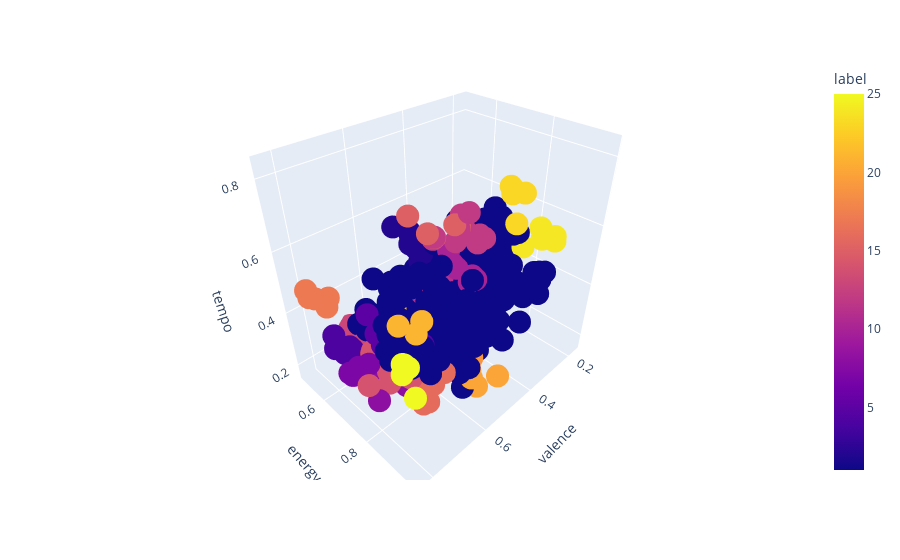

The notebook cell saved with this chart:
### Code cell
px.scatter_3d(df.loc[df["label"] > 0],
              x = "valence",
              y = "energy",
              z = "tempo",
              color = "label")

### Figure 1 — Plotly figure (JSON) as saved in the notebook; plotly's stock layout.template omitted (floating-point values rounded to 4 significant figures; data arrays with more than 128 entries replaced by an {"elided": "..."} marker saying what was removed)
{"data": [{"hovertemplate": "valence=%{x}<br>energy=%{y}<br>tempo=%{z}<br>label=%{marker.color}<extra></extra>", "legendgroup": "", "marker": {"color": {"elided": "433 int values"}, "coloraxis": "coloraxis", "symbol": "circle"}, "mode": "markers", "name": "", "scene": "scene", "showlegend": false, "type": "scatter3d", "x": {"elided": "433 float values"}, "y": {"elided": "433 float values"}, "z": {"elided": "433 float values"}}], "layout": {"coloraxis": {"colorbar": {"title": {"text": "label"}}, "colorscale": [[0, "#0d0887"], [0.1111, "#46039f"], [0.2222, "#7201a8"], [0.3333, "#9c179e"], [0.4444, "#bd3786"], [0.5556, "#d8576b"], [0.6667, "#ed7953"], [0.7778, "#fb9f3a"], [0.8889, "#fdca26"], [1, "#f0f921"]]}, "legend": {"tracegroupgap": 0}, "margin": {"t": 60}, "scene": {"domain": {"x": [0, 1], "y": [0, 1]}, "xaxis": {"title": {"text": "valence"}}, "yaxis": {"title": {"text": "energy"}}, "zaxis": {"title": {"text": "tempo"}}}}}
